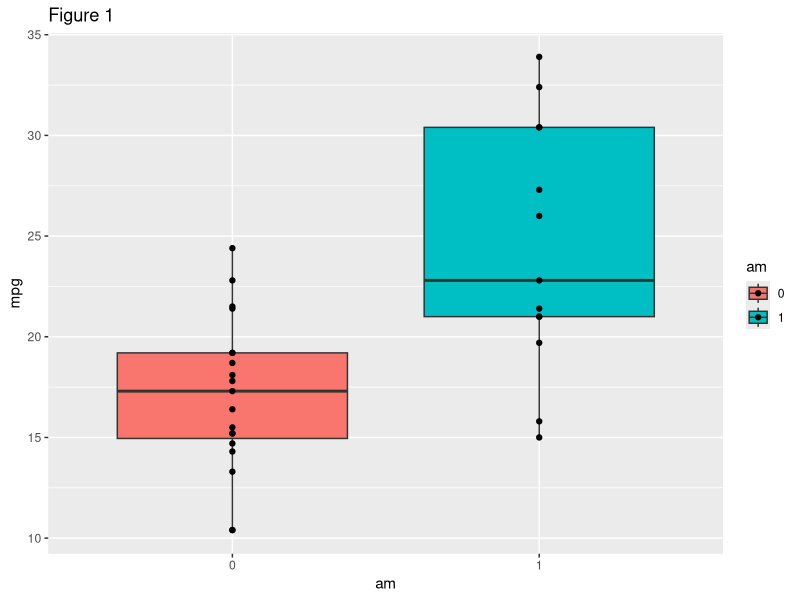
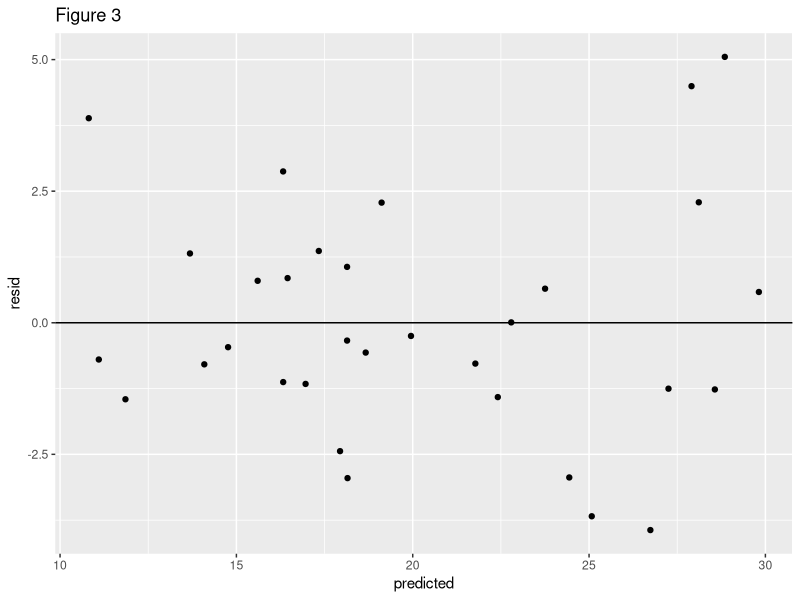
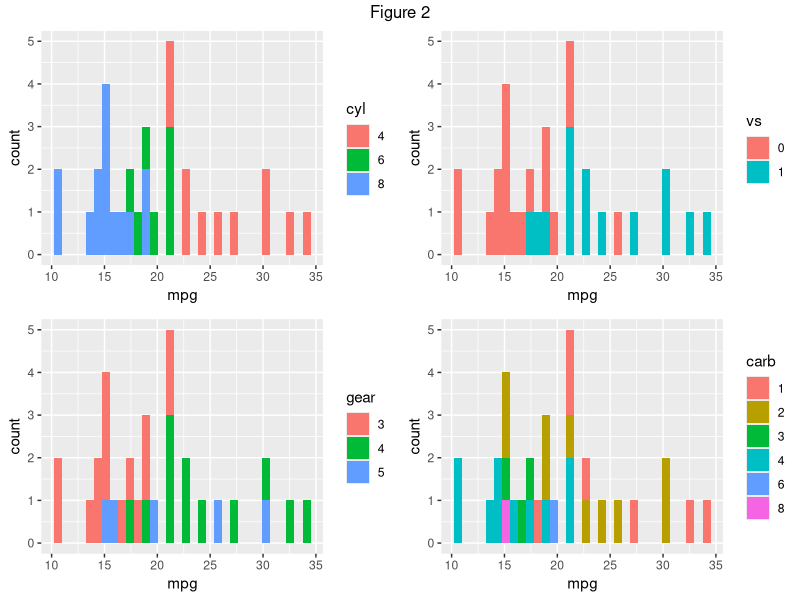

The R script that drew these images, in order:
## ---- chunk 1
library(ggplot2)
library(datasets)
library(gridExtra)
library(corrplot)
library(car)
library(lmtest)
library(caret)
## ---- chunk 2
dim(mtcars)
## ---- chunk 3
mtcars[, c("cyl", "vs", "am", "gear", "carb")] <- lapply(mtcars[, c("cyl", "vs", "am", "gear", "carb")], as.factor)
## ---- chunk 4
summary(mtcars$mpg)
var(mtcars$mpg)
summary(mtcars$am)
## ---- chunk 5
plot.1 <- ggplot(mtcars, aes(x = am, y = mpg, fill = am)) + geom_boxplot() + labs(title = "Figure 1")
plot.1 <- plot.1 + geom_point()
plot.1
## ---- chunk 6
cor <- cor(mtcars[, c("mpg", "disp", "hp", "drat", "wt", "qsec")])
cor
## ---- chunk 7
model.1 <- t.test(mpg ~ am, mtcars, alternative = "less")
model.1
## ---- chunk 8
model.1 <- lm(mpg ~ am, mtcars)
model.1$coefficients
## ---- chunk 9
model.2 <- update(model.1, mpg ~ am + cyl, mtcars)
model.3 <- update(model.1, mpg ~ am + cyl + hp, mtcars)
model.4 <- update(model.1, mpg ~ am + cyl + hp + wt, mtcars)
anova(model.1, model.2, model.3, model.4)
## ---- chunk 10
summary(model.4)
AIC(model.1, model.2, model.3, model.4)
## ---- chunk 11
predicted <- predict.lm(model.4, mtcars[, -1])
resid <- model.4$residuals
resid.pred <- as.data.frame(cbind(resid, predicted))
plot.2 <- ggplot(resid.pred, aes(x = predicted, y = resid)) + geom_point() + geom_hline(yintercept = 0)
plot.2 <- plot.2 + labs(title = "Figure 3")
plot.2
## ---- chunk 12
dwtest(model.4)
## ---- chunk 13
plot.cyl <- ggplot(mtcars, aes(x = mpg, fill = cyl)) + geom_histogram(bins = 32)
plot.vs <- ggplot(mtcars, aes(x = mpg, fill = vs)) + geom_histogram(bins = 32)
plot.gear <- ggplot(mtcars, aes(x = mpg, fill = gear)) + geom_histogram(bins = 32)
plot.carb <- ggplot(mtcars, aes(x = mpg, fill = carb)) + geom_histogram(bins = 32)
grid.arrange(plot.cyl, plot.vs, plot.gear, plot.carb, ncol = 2, top = "Figure 2")
